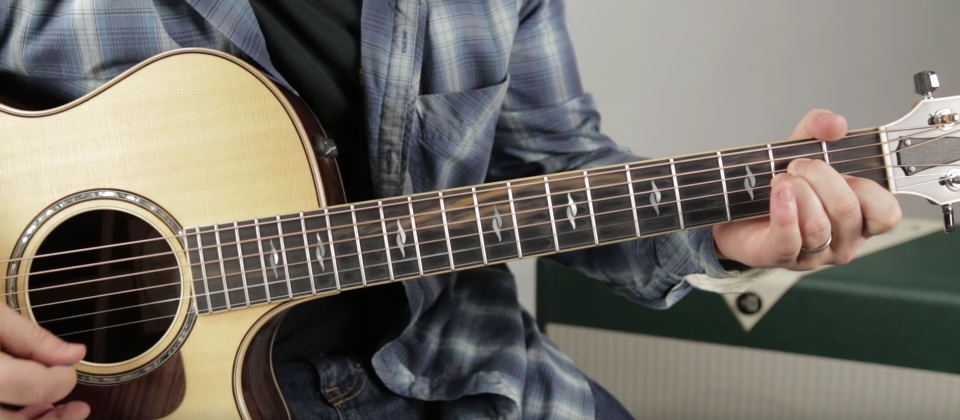
#> input picture pictures/chordAm.png, 1919 x 840 px (shown at 1/2 size); its folder holds only this picture in this run
$ python main.py   (older library calls are emulated)
#> lines starting #> are read from the running program, lines starting #| are printed output that depends on the picture; after the words box and inside, x2 and y2 are one past the last pixel; in counts of white or black regions, pixels touching at a corner belong together
#> in __init__, self.image is the input picture: shape (840, 1919, 3); mean B, G, R 103.2, 111, 116
### image.py
import numpy as np
from matplotlib import pyplot as plt
import cv2


class Image:
    """
    This Image object was made at the beginning to simplify the code by packaging every common
    image processing treatment in a single object
    """

    def __init__(self, path=None, img=None):
        if img is None:
            self.image = cv2.imread(path)
        elif path is None:
            self.image = img
        else:
            print("Incorrect image parameter")
        self.gray = cv2.cvtColor(self.image, cv2.COLOR_BGR2GRAY)  # TODO: check if this is not a problem (changes the image to gray without copying first)

    def __str__(self):
        return self.image

    def set_image(self, img):
        self.image = img

    def set_gray(self, grayscale):
        self.gray = grayscale

    # [14 lines left out: functions print_cv2, print_plt, not called in this run]

    def edges_canny(self, min_val=100, max_val=200, aperture=3):
        return cv2.Canny(self.gray, min_val, max_val, aperture)

    def edges_laplacian(self, ksize=3):
        return cv2.Laplacian(self.gray, cv2.CV_8U, ksize)  # ddepth - desired depth of dst image  |||    # CV_8U - unsigned char (8-bit))

    def edges_sobelx(self, ksize=3):
        return cv2.Sobel(self.gray, cv2.CV_8U, 1, 0, ksize)

    def edges_sobely(self, ksize=3):
        return cv2.Sobel(self.gray, cv2.CV_8U, 0, 1, ksize)

    def lines_hough_transform(self, edges, min_line_length, max_line_gap, threshold=15):
        lines = cv2.HoughLinesP(edges, 1, np.pi / 180, threshold, min_line_length, max_line_gap)
        return lines

### functions.py
import cv2


def threshold(img, s):
    I = img
    I[I <= s] = 0
    I[I > s] = 255
    return I


def rotate(image, angle, center=None, scale=1.0):
    (h, w) = image.shape[:2]

    if center is None:
        center = (w / 2, h / 2)

    # Perform the rotation
    M = cv2.getRotationMatrix2D(center, angle, scale)
    rotated = cv2.warpAffine(image, M, (w, h))

    return rotated


def remove_duplicates(l):
    gaps = []
    new_l = []
    for i in range(len(l) - 1):
        gaps.append(l[i + 1] - l[i])
    for index, g in enumerate(gaps):
        if g > 15:
            new_l.append(l[index])
    return new_l

### rotate_crop.py
from image import Image
from functions import *
from statistics import median
from math import inf


def rotate_neck_picture(image):
    """
    Rotating the picture so that the neck of the guitar is horizontal. We use Hough transform to detect lines
    and calculating the slopes of all lines, we rotate it according to the median slope.
    Hopefully, most lines detected will be strings or neck lines so the median slope is the slope of the neck
    An image with lots of noise and different lines will result in poor results.
    :param image: an Image object
    :return rotated_neck_picture: an Image object rotated according to the angle of the median slope detected in param image
    """
    image_to_rotate = image.image

    edges = image.edges_sobely()
    edges = threshold(edges, 127)
#> in threshold, `I[I > s] = 255`:
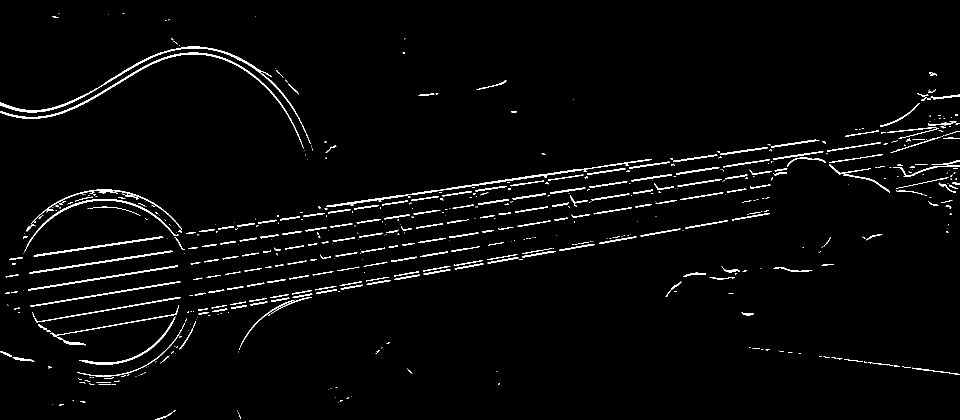
#> I: shape (840, 1919) (shown at 1/2 size); 2.5% white in thin lines or dots

    lines = image.lines_hough_transform(edges, 50, 50)  # TODO: Calibrate params automatically
#> in lines_hough_transform, `lines = cv2.HoughLinesP(edges, 1, np.pi / 180, threshold, min_line_len..`: lines = 52 rows, first 6: [1370, 456, 1455, 441], [1030, 424, 1095, 413], [908, 531, 965, 521], [56, 580, 355, 532], [1196, 334, 1296, 319], [1181, 346, 1250, 337]
    slopes = []

    for line in lines:
        for x1, y1, x2, y2 in line:
            slopes.append(abs((y2 - y1) / (x2 - x1)))

    median_slope = median(slopes)
    angle = median_slope * 45  # self note - mult by 45 because slope=1 iff angle=45degs

    return angle, Image(img=rotate(image_to_rotate, -angle))


def crop_neck_picture(image):
    """
    Cropping the picture so we only work on the region of interest (i.e. the neck)
    We're looking for a very dense region where we detect horizontal line
    Currently, we identify it by looking at parts where there are more than two lines at the same y (height)
    :param image: an Image object of the neck (rotated horizontally if necessary)
    :return cropped_neck_picture: an Image object cropped around the neck
    """
    image_to_crop = image.image

    edges = image.edges_sobely()
    edges = threshold(edges, 127)

    lines = image.lines_hough_transform(edges, 50, 50)  # TODO: Calibrate params automatically
    y = []

    for line in lines:
        for x1, y1, x2, y2 in line:
            y.append(y1)
            y.append(y2)

    y_sort = list(sorted(y))
    y_differences = [0]

    first_y = 0
    last_y = inf

    # TODO: go over this calculation better, check for problems/ special cases. i.e what if there are 3 random lines at the bottom, will the results be garbage?
    # same problem occurs for extra lines at the top. possible alternative: check for overall density of lines
    for i in range(len(y_sort) - 1):
        y_differences.append(y_sort[i + 1] - y_sort[i])
    for i in range(len(y_differences) - 1):
        if y_differences[i] == 0:
            last_y = y_sort[i]
            if i > 3 and first_y == 0:  # solves the problem mentioned in TODO? does it fail when the problem is double?(two separate lines at bottom and then the guitar)
                first_y = y_sort[i]

    return (first_y - 10), (last_y+10), Image(img=image_to_crop[first_y - 10:last_y + 10])


# [13 lines left out: function resize_image, not called in this run]


# [2 lines that do not run on import are left out]

### strings_and_frets_detector.py
from matplotlib import pyplot as plt
import numpy as np
from image import Image
from strings import Strings
from rotate_crop import rotate_neck_picture, crop_neck_picture
from grid_detection import string_detection, fret_detection
import cv2


# class StringDetector:


def detect_strings_edges(img):
    tuning = ["E", "A", "D", "G", "B", "E6"]
    chord_image = img
    rotation_angle, rotated_image = rotate_neck_picture(chord_image)
    first_y_cut, last_y_cut, cropped_image = crop_neck_picture(rotated_image)
    cropped_width, cropped_length, _ = cropped_image.image.shape

    string_edges_cropped_rotated = string_detection(cropped_image)[0]
    string_edges_uncropped = string_edges_cropped_rotated.__copy__()
    for i in range(len(string_edges_uncropped)):
        right_edge, left_edge = string_edges_uncropped.separating_lines[tuning[i]]
        # string_edges_uncropped.separating_lines[self.tuning[i]] = [(cropped_width - 1, right_extreme), (0, left_extreme)]
        list(right_edge)[1] = (right_edge[1] + first_y_cut)
        list(left_edge)[1] = (left_edge[1] + first_y_cut)
        string_edges_uncropped.separating_lines[tuning[i]] = right_edge, left_edge

    (cropped_h, cropped_w) = cropped_image.image.shape[:2]
    (uncropped_h, uncropped_w) = (cropped_h + first_y_cut + last_y_cut, cropped_w)
    uncropped_center = (uncropped_w / 2, uncropped_h / 2)
    cropped_center = (cropped_w / 2, cropped_h / 2)  # testing - better then uncropped in getRotationMatrix2D???
    M_reverse = cv2.getRotationMatrix2D(cropped_center, rotation_angle, 1.0)  # why is angle better than -angle? ans: the rotation function rotates -angle!
    string_edges_in_original_crds = string_edges_uncropped.__copy__()
    for i in range(len(string_edges_in_original_crds)):
        old_edges = string_edges_in_original_crds.separating_lines[tuning[i]]
        old_edges0_mat = np.array([old_edges[0][0], old_edges[0][1], 1]).transpose()
        old_edges1_mat = np.array([old_edges[1][0], old_edges[1][1], 1]).transpose()
        new_edge0 = np.matmul(M_reverse, old_edges0_mat)
        new_edge1 = np.matmul(M_reverse, old_edges1_mat)
        # new_edges = cv2.warpAffine(old_edges, M_reverse, (uncropped_w, uncropped_h))
        string_edges_in_original_crds.separating_lines[tuning[i]] = [new_edge0.astype(int), new_edge1.astype(int)]
        string_edges_in_original_crds.separating_lines[tuning[i]][0][1] = string_edges_in_original_crds.separating_lines[tuning[i]][0][1] + first_y_cut - 10
        string_edges_in_original_crds.separating_lines[tuning[i]][1][1] = string_edges_in_original_crds.separating_lines[tuning[i]][1][1] + first_y_cut - 10

    return string_edges_in_original_crds
    # return string_edges_uncropped


def detect_frets_edges(img):
    chord_image = img
    rotation_angle, rotated_image = rotate_neck_picture(chord_image)
#> the loop in rotate_neck_picture, `for line in lines:` made 52 passes
#> after the loop in rotate_neck_picture, `for line in lines:`: slopes = 52 values, max 0.821 at index 49, min 0.0164 at index 44, mean 0.197
#> in rotate_neck_picture, `median_slope = median(slopes)`: median_slope = 0.154
#> in rotate_neck_picture, `angle = median_slope * 45`: angle = 6.93
#> in rotate, `M = cv2.getRotationMatrix2D(center, angle, scale)`: M = [[0.993, -0.121, 57.71], [0.121, 0.993, -112.7]]
#> in rotate, `rotated = cv2.warpAffine(image, M, (w, h))`:
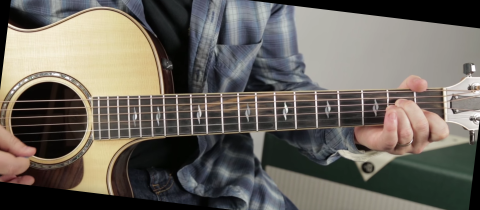
#> rotated: shape (840, 1919, 3) (shown at 1/4 size); mean B, G, R 94.3, 101.9, 106.8
#> in __init__ (call 2), `self.gray = cv2.cvtColor(self.image, cv2.COLOR_BGR2GRAY)`:
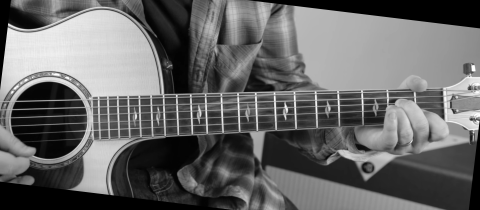
#> self.gray: shape (840, 1919) (shown at 1/4 size); min 0, max 255, mean 102.5
#> rotation_angle = 6.93
    first_y_cut, last_y_cut, cropped_image = crop_neck_picture(rotated_image)
#> call 2 of threshold, with s = 127
#> in threshold (call 2), `I[I > s] = 255`:
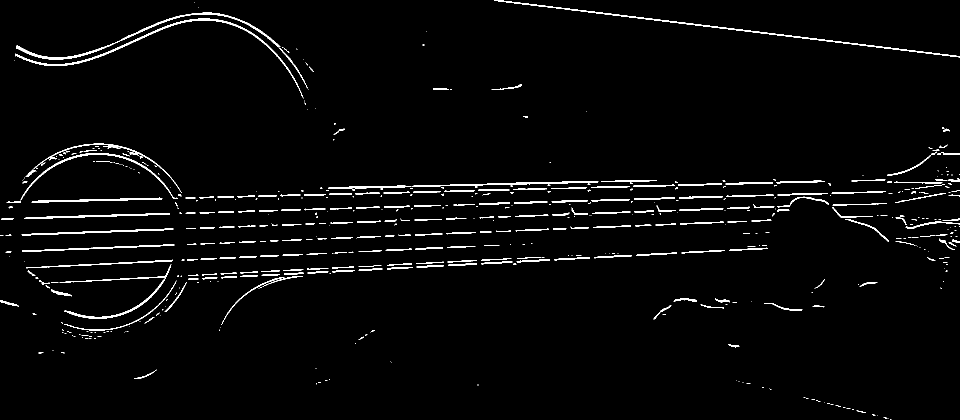
#> I: shape (840, 1919) (shown at 1/2 size); 2.6% white; 540 white regions (317 under 20 px), largest, box (x1, y1, x2, y2) and area: (988, 1, 1919, 115) 2405, (30, 37, 607, 197) 2234, (32, 24, 561, 119) 2067
#> in lines_hough_transform (call 2), `lines = cv2.HoughLinesP(edges, 1, np.pi / 180, threshold, min_line_len..`: lines = 65 rows, first 6: [1030, 433, 1096, 430], [963, 527, 1024, 524], [996, 1, 1882, 109], [118, 400, 324, 397], [188, 560, 332, 553], [1437, 54, 1918, 113]
#> the loop in crop_neck_picture, `for line in lines:` made 65 passes
#> after the loop in crop_neck_picture, `for line in lines:`: y = 130 values, max 637 at index 86, min 1 at index 4, mean 401.6
#> in crop_neck_picture, `y_sort = list(sorted(y))`: y_sort = 130 values from 1 to 637
#> the loop in crop_neck_picture, `for i in range(len(y_sort) - 1):` made 129 passes
#> after the loop in crop_neck_picture, `for i in range(len(y_sort) - 1):`: y_differences = 130 values, max 241 at index 14, min 0 at index 0, mean 4.89
#> the loop in crop_neck_picture, `for i in range(len(y_differences) - 1):` made 129 passes
#> (last_y, first_y) on pass 17: (362, 362)
#> after the loop in crop_neck_picture, `for i in range(len(y_differences) - 1):`: first_y = 362
#> in __init__ (call 3), `self.image = img`:
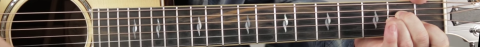
#> self.image: shape (188, 1919, 3) (shown at 1/4 size); mean of channels 0, 1, 2 91.8, 99.9, 112.2; drawn as B, G, R
#> in __init__ (call 3), `self.gray = cv2.cvtColor(self.image, cv2.COLOR_BGR2GRAY)`:
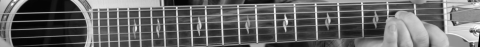
#> self.gray: shape (188, 1919) (shown at 1/4 size); min 0, max 255, mean 102.7
#> first_y_cut = 352; last_y_cut = 540
    cropped_width, cropped_length, _ = cropped_image.image.shape

    fret_edges_cropped_rotated, _ = fret_detection(cropped_image)
#> in fret_detection, `height = len(neck.image)`: height = 188
#> in fret_detection, `width = len(neck.image[0])`: width = 1919
    fret_edges_uncropped = fret_edges_cropped_rotated.copy()

    for i in range(len(fret_edges_uncropped)):
        top_edge, bottom_edge = fret_edges_uncropped[i]
        # string_edges_uncropped.separating_lines[self.tuning[i]] = [(cropped_width - 1, right_extreme), (0, left_extreme)]
        list(top_edge)[1] = (top_edge[1] + first_y_cut)
        list(bottom_edge)[1] = (bottom_edge[1] + first_y_cut)
        fret_edges_uncropped[i] = top_edge, bottom_edge

    (cropped_h, cropped_w) = cropped_image.image.shape[:2]
    (uncropped_h, uncropped_w) = (cropped_h + first_y_cut + last_y_cut, cropped_w)
    cropped_center = (cropped_w / 2, cropped_h / 2)
    uncropped_center = (uncropped_w / 2, uncropped_h / 2)
    M_reverse = cv2.getRotationMatrix2D(cropped_center, 1.45*rotation_angle, 1.0)  # TODO: multiplying angle by ~1.45 seems not fix, not sure why???
    fret_edges_in_original_crds = fret_edges_uncropped.copy()
    for i in range(len(fret_edges_in_original_crds)):
        old_edges = fret_edges_in_original_crds[i]
        old_edges0_mat = np.array([old_edges[0][0], old_edges[0][1], 1]).transpose()
        old_edges1_mat = np.array([old_edges[1][0], old_edges[1][1], 1]).transpose()
        new_edge0 = np.matmul(M_reverse, old_edges0_mat)
        new_edge1 = np.matmul(M_reverse, old_edges1_mat)
        # new_edges = cv2.warpAffine(old_edges, M_reverse, (uncropped_w, uncropped_h))
        fret_edges_in_original_crds[i] = [new_edge0.astype(int), new_edge1.astype(int)]
        fret_edges_in_original_crds[i][0][1] = fret_edges_in_original_crds[i][0][1] + first_y_cut - 10
        fret_edges_in_original_crds[i][1][1] = fret_edges_in_original_crds[i][1][1] + first_y_cut - 10

    return fret_edges_in_original_crds

### grid_detection.py
from strings import Strings
from rotate_crop import *
import cv2
import numpy as np
from collections import defaultdict


def string_detection(neck):
    """
    Detecting and separating strings into separate blocks by choosing numerous vertical slices in image
    We then look for a periodical pattern on each slice (ie strings detected), store points in between strings
    and connect them using a regression fitting function to separe each string
    :param neck: An Image object of the picture cropped around the horizontal neck
    :return strings, Image_string: either a string object which is a dict associating each string to a line
    (ie a tuple of points) delimiting the bottom of the string block // or directly an Image object with those
    lines displayed (illustration purpose)
    """
    height = len(neck.image)
    width = len(neck.image[0])
    neck_with_strings = np.zeros((height, width, 3), np.uint8)

    # 1. Detect strings with Hough transform and form an Image based on these
    edges = neck.edges_sobely()
    edges = threshold(edges, 127)

    lines = neck.lines_hough_transform(edges, 50, 20)  # TODO: Calibrate params automatically if possible
    size = len(lines)

    for x in range(size):
        for x1, y1, x2, y2 in lines[x]:
            cv2.line(neck_with_strings, (x1, y1), (x2, y2), (255, 255, 255), 2)

    neck_str = Image(img=neck_with_strings)
    neck_str_gray = neck_str.gray

    # TODO: my code testing 1
    # cv2.imshow('neck_str', neck_str.image)
    # cv2.waitKey(0)
    # conclusion: code up to here gets many fragments of line, mostly seperated by frets and with some overlapping lines.
    # TODO: my code testing 1 end

    # 2. Slice image vertically at different points and calculate gaps between strings at these slices
    slices = {}
    nb_slices = int(width / 50)
    for i in range(nb_slices):
        slices[(i + 1) * nb_slices] = []  # slices dict is {x_pixel_of_slice : [y_pixels_where_line_detected]}

    for index_line, line in enumerate(neck_str_gray):
        for index_pixel, pixel in enumerate(line):
            if pixel == 255 and index_pixel in slices:
                slices[index_pixel].append(index_line)

    slices_differences = {}  # slices_differences dict is {x_pixel_of_slice : [gaps_between_detected_lines]}
    for k in slices.keys():
        temp = []
        n = 0
        slices[k] = list(sorted(slices[k]))
        for p in range(len(slices[k]) - 1):
            temp.append(slices[k][p + 1] - slices[k][p])
            if slices[k][p + 1] - slices[k][p] > 1:
                n += 1
        slices_differences[k] = temp

    points = []
    points_dict = {}
    for j in slices_differences.keys():
        gaps = [g for g in slices_differences[j] if g > 1]
        points_dict[j] = []

        if len(gaps) > 3:
            median_gap = median(gaps)
            for index, diff in enumerate(slices_differences[j]):
                if abs(diff - median_gap) < 4:
                    points_dict[j].append((j, slices[j][index] + int(median_gap / 2)))
                elif abs(diff / 2 - median_gap) < 4:
                    points_dict[j].append((j, slices[j][index] + int(median_gap / 2)))
                    points_dict[j].append((j, slices[j][index] + int(3 * median_gap / 2)))

        points.extend(points_dict[j])

    '''for p in points:
        print(p)
        cv2.circle(neck.image, p, 3, (0, 255, 0), -1)
    plt.imshow(cv2.cvtColor(neck.image, cv2.COLOR_BGR2RGB))
    plt.show()'''

    points_divided = [[] for i in range(5)]
    for s in points_dict.keys():
        for i in range(5):
            try:
                # cv2.circle(neck.image, points_dict[s][i], 3, (255, 0, 0), -1)
                points_divided[i].append(points_dict[s][i])
            except IndexError:
                pass

    # 3. Use fitLine function to form lines separating each string

    tuning = ["E", "A", "D", "G", "B", "E6"]
    strings = Strings(tuning)

    for i in range(5):  # TODO ONLY DETECTS 5 STRINGS! DIDNT WORK WHEN I CHANGED TO 6, MAYBE NOT SENSITIVE ENOUGH FOR E6
        cnt = np.array(points_divided[i])
        [vx, vy, x, y] = cv2.fitLine(cnt, cv2.DIST_L12, 0, 0.01, 0.01)  # best distType found was DIST_L12

        left_extreme = int((-x * vy / vx) + y)
        right_extreme = int(((width - x) * vy / vx) + y)

        strings.separating_lines[tuning[i]] = [(width - 1, right_extreme), (0, left_extreme)]

        cv2.line(neck.image, (width - 1, right_extreme), (0, left_extreme), (0, 0, 255), 2)

    return strings, Image(img=neck.image)


def fret_detection(neck):
    """
    Detecting frets by detecting vertical components that are potential frets (provided they are lines detected
    by Hough transform and respect a logarithmic ratio)
    :param neck: An Image object of the picture cropped around the horizontal neck
    :return: an Image object of the picture with the frets detected (illustration purpose at the moment)
    """
    height = len(neck.image)
    width = len(neck.image[0])
    neck_with_frets = np.zeros((height, width, 3), np.uint8)

    # 1. Detect frets with Hough transform and form an Image based on these
    edges = neck.edges_sobelx()
#> in edges_sobelx, `return cv2.Sobel(self.gray, cv2.CV_8U, 1, 0, ksize)`:
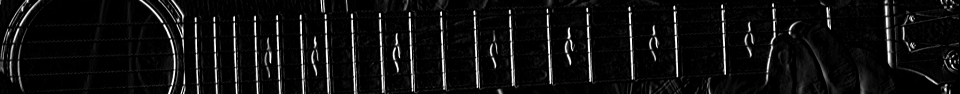
#> returned value: shape (188, 1919) (shown at 1/2 size); min 0, max 255, mean 16
    edges = threshold(edges, 127)
#> (the rest of the program and of its run is left out)
